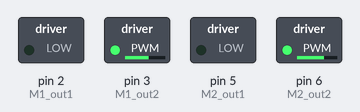
A sketch run on a simulated Arduino Uno, built with avr-gcc and run on an emulated ATmega328P. Parts: switched loads named in the sketch (green lamp = pin HIGH).

Above: at 0.1 s.
Timing chart, 0 to 1.6 s (numbered marks = the images above):
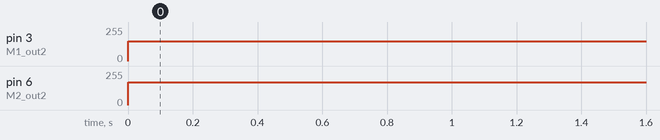

The sketch:

testController.ino
```cpp
// Motores
const int M1_out1 = 2;
const int M1_out2 = 3;
const int M1_in = 4;
const int M2_out1 = 5;
const int M2_out2 = 6;
const int M2_in = 7;
const int M3_out1 = 8;
const int M3_out2 = 9;
const int M3_in = 10;


void setup() {
    pinMode(M1_out1, OUTPUT);
    pinMode(M1_out2, OUTPUT);
    pinMode(M2_out1, OUTPUT);
    pinMode(M2_out2, OUTPUT);

    pinMode(M1_in, INPUT);
    pinMode(M2_in, INPUT);

    }

void loop(){
      int pwmValue1 = 150;
     digitalWrite(M1_out1, LOW);
     analogWrite(M1_out2, pwmValue1);
      int pwmValue2 = 170;
     digitalWrite(M2_out1, LOW);
     analogWrite(M2_out2, pwmValue2);
}
```

Measured:
- by itself, pin 3 (M1_out2): 0/255 → 150/255 at 0.00 s
- by itself, pin 6 (M2_out2): 0/255 → 170/255 at 0.00 s
